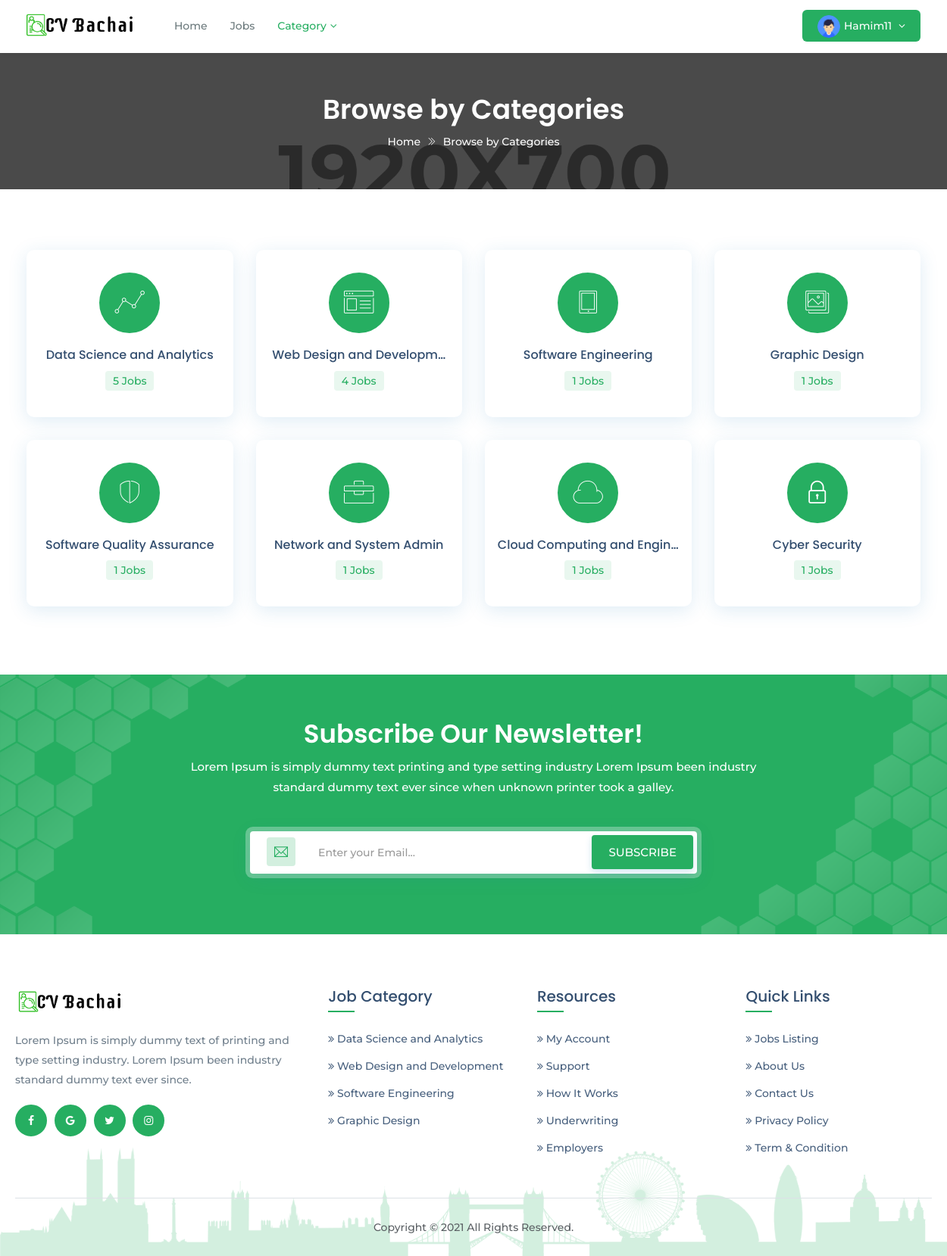
Page /jobs/categories/ (signed in) on the committed database.
### account/models.py (models this page shows, shortened)
class Applicant(models.Model):
    user = models.OneToOneField(settings.AUTH_USER_MODEL,
                                on_delete=models.CASCADE)
    phone = models.CharField(max_length=11, blank=True, null=True)
    work_exp = models.CharField(max_length=50, blank=True, null=True)
    summary = models.TextField(max_length=255)
    gender = models.CharField(
        max_length=10, choices=GENDER_CHOICE, default='Male')
    address = models.TextField(max_length=100)
    dob = models.DateField(blank=True, null=True)
    language = models.CharField(max_length=100)
    website = models.URLField()
    image = models.ImageField(blank=True, null=True)
    category = models.CharField(max_length=100, choices=JOB_CATEGORY,
                                default='Web Developer')

### cvrecommender/models.py (models this page shows, shortened)
class Job(models.Model):
    title = models.CharField(max_length=200)
    slug = models.SlugField(max_length=200, blank=True,
                            help_text='You may keep it blank')
    company_name = models.CharField(max_length=200)
    starting_date = models.DateField(blank=True, null=True)
    deadline = models.DateField(blank=True, null=True)
    salary = models.PositiveIntegerField()
    vacancy = models.PositiveSmallIntegerField(
        validators=[MinValueValidator(1), MaxValueValidator(50)])
    job_category = models.CharField(max_length=50, choices=JOB_CATEGORY)
    job_type = models.CharField(max_length=20, choices=JOB_TYPE)
    email = models.EmailField(max_length=254,)
    phone = models.CharField(max_length=11, blank=True, null=True)
    company_website = models.URLField()
    logo = models.ImageField(null=True, blank=True)
    address = models.TextField(max_length=200)
    division = models.CharField(max_length=15, choices=CITY)
    description = models.TextField()
    responsibility = models.TextField()
    min_education = models.CharField(max_length=20, choices=EDU)
    cgpa = models.DecimalField(max_digits=3, decimal_places=2)
    experience = models.PositiveSmallIntegerField(
        validators=[MinValueValidator(0), MaxValueValidator(15)])
    skill_req = models.TextField(help_text='Input skills with comma')
    skill_bonus = models.CharField(
        max_length=255, blank=True, null=True, help_text='Input skills with comma')
    status = models.CharField(max_length=20, choices=STATUS)
    publish = models.DateField(auto_now_add=True)
    last_modified = models.DateField(auto_now=True)
    recruiter = models.ForeignKey('account.Recruiter',
                                  on_delete=models.CASCADE,
                                  related_name='recruiters')
    applicant = models.ManyToManyField('account.Applicant',
                                       related_name='applicants', blank=True)
    objects = models.Manager()         # default manager
    published = PublishedManager()    # custom manager for all published job post

### custom_decorators/custom_decorator.py (the view)
        def wrapper_function(request, *args, **kwargs):
            group = None
            if request.user.groups.exists():
                group = request.user.groups.all()[0].name
                if group in allowed_group:
                    return view_function(request, *args, **kwargs)
                else:
                    raise PermissionDenied
            else:
                return redirect('login')

### custom_scripts/custom_functions.py (called while the page is built)
def jobs_in_dict_with_occurrence_number(all_jobs):
    category_dict = {}
    for job in all_jobs:
        category_dict[job.job_category] = category_dict\
            .get(job.job_category, 0)+1
    return category_dict

def sort_dict_and_return(all_jobs):
    jobs_dict = jobs_in_dict_with_occurrence_number(all_jobs)
    sorted_cat_dict = dict(sorted(jobs_dict.items(),
                                  key=operator.itemgetter(1),
                                  reverse=True))
    sliced_dict = dict(itertools.islice(sorted_cat_dict.items(), 4))
    top_3 = dict(itertools.islice(sorted_cat_dict.items(), 3))
    return sorted_cat_dict, sliced_dict, top_3

### cvrecommender/views.py (called while the page is built)
@login_required(login_url='login')
@allowed_users(allowed_group=['applicant'])
def allCategories(request):
    sorted_cat_dict, sliced_dict, top_3 = \
        sort_dict_and_return(Job.objects.all())
    context = {'sliced_dict': sliced_dict, 'top_3': top_3,
               'sorted_cat_dict': sorted_cat_dict, }
    return render(request, 'all_categories.html', context)

### cvrecommender/templates/all_categories.html (shortened to what this page needs)
{% load static %}
<!DOCTYPE html>
<html class="no-js" lang="zxx">
<head>
<link href="{% static 'assets/plugins/bootstrap/css/bootstrap.min.css' %}" rel="stylesheet">
<link href="{% static 'assets/plugins/icons/css/icons.css' %}" rel="stylesheet">
<link href="{% static 'assets/plugins/animate/animate.css' %}" rel="stylesheet">
<link href="{% static 'assets/plugins/aos-master/aos.css' %}" rel="stylesheet">
<link href="{% static 'assets/plugins/bootstrap/css/bootsnav.css' %}" rel="stylesheet">
<link href="{% static 'assets/css/style.css' %}" rel="stylesheet">
<link href="{% static 'assets/css/responsive.css' %}" rel="stylesheet">
</head>
<body class="utf_skin_area">
<nav class="navbar navbar-default navbar-mobile navbar-fixed white bootsnav">
  <div class="container">
    <div class="navbar-header">
      <a class="navbar-brand" href="{% url 'home' %}"> <img src="{% static 'assets/img/logo-light.png' %}" class="logo logo-display" alt=""> <img src="{% static 'assets/img/logo.png' %}" class="logo logo-scrolled" alt=""> </a>
	  </div>
    <div class="collapse navbar-collapse" id="navbar-menu">
      <ul class="nav navbar-nav navbar-left" data-in="fadeInDown" data-out="fadeOutUp">
        <li> <a href="{% url 'home' %}">Home</a> </li>
        <li> <a href="{% url 'allPublishedJobs' %}" >Jobs</a> </li>
        <li class="dropdown active"> <a href="" class="dropdown-toggle" data-toggle="dropdown">Category</a>
        </li>
      </ul>
      <ul class="nav navbar-nav navbar-right">
        {% if request.user.is_authenticated %}
          <li class="dropdown sign-up">
              {% if request.user.applicant.image %}
                <a class="dropdown-toggle btn-signup red-btn" data-toggle="dropdown" href="">
                  <img src="{{ request.user.applicant.image.url }}" class="img-responsive img-circle" alt="">
                  {{ request.user }}
                </a>
              {% elif request.user.recruiter.image %}
                <a class="dropdown-toggle btn-signup red-btn" data-toggle="dropdown" href="">
                  <img src="{{ request.user.recruiter.image.url }}" class="img-responsive img-circle" alt="">
                  {{ request.user }}
                </a>
              {% else %}
                <a class="dropdown-toggle btn-signup red-btn" data-toggle="dropdown" href="">
                  <img src="{% static 'assets/img/user-profile.png' %}" class="img-responsive img-circle" alt="">
                  {{ request.user }}
                </a>
              {% endif %}
            </li>
        {% else %}
          <li class="br-right"><a class="btn-signup red-btn" href="{% url 'login' %}"><i class="login-icon ti-user"></i>Login</a></li>
          <li class="sign-up"><a class="btn-signup red-btn" href="{% url 'register' %}"><span class="ti-briefcase"></span>Register</a></li>
        {% endif %}
      </ul>
    </div>
  </div>
</nav>
<div class="page-title">
  <div class="container">
    <div class="page-caption">
      <h2>Browse by Categories</h2>
      <p><a href="{% url 'home' %}" title="Home">Home</a> <i class="ti-angle-double-right"></i> Browse by Categories</p>
    </div>
  </div>
</div>
<section class="padd-top-80 padd-bot-60">
  <div class="container">
    <div class="row">
		<div class="col-md-12">
		  {% for key, value in sorted_cat_dict.items %}
        <div class="col-md-3 col-sm-6">
          <a href="{% url 'jobCategory' key %}" title="">
            <div class="utf_category_box_area">
              <div class="utf_category_desc">
                {% if key == 'Software Engineering' %}
                  <div class="utf_category_icon"> <i class="icon-tablet" aria-hidden="true"></i> </div>
                  <div class="category-detail utf_category_desc_text">
                    <h4>{{ key|truncatechars:26 }}</h4>
                    <p>{{ value }} Jobs</p>
                  </div>
                {% elif key == 'Web Design and Development' %}
                  <div class="utf_category_icon"> <i class="icon-browser" aria-hidden="true"></i> </div>
                  <div class="category-detail utf_category_desc_text">
                    <h4>{{ key|truncatechars:24 }}</h4>
                    <p>{{ value }} Jobs</p>
                  </div>
                {% elif key == 'Data Science and Analytics' %}
                  <div class="utf_category_icon"> <i class="icon-linegraph" aria-hidden="true"></i> </div>
                  <div class="category-detail utf_category_desc_text">
                    <h4>{{ key|truncatechars:26 }}</h4>
                    <p>{{ value }} Jobs</p>
                  </div>
                {% elif key == 'Graphic Design' %}
                  <div class="utf_category_icon"> <i class="icon-pictures" aria-hidden="true"></i> </div>
                  <div class="category-detail utf_category_desc_text">
                    <h4>{{ key|truncatechars:26 }}</h4>
                    <p>{{ value }} Jobs</p>
                  </div>
                {% elif key == 'Network and System Admin' %}
                  <div class="utf_category_icon"> <i class="icon-toolbox" aria-hidden="true"></i> </div>
                  <div class="category-detail utf_category_desc_text">
                    <h4>{{ key|truncatechars:26 }}</h4>
                    <p>{{ value }} Jobs</p>
                  </div>
                {% elif key == 'Cloud Computing and Engineering' %}
                  <div class="utf_category_icon"> <i class="icon-cloud" aria-hidden="true"></i> </div>
                  <div class="category-detail utf_category_desc_text">
                    <h4>{{ key|truncatechars:26 }}</h4>
                    <p>{{ value }} Jobs</p>
                  </div>
                {% elif key == 'Information Technology' %}
                  <div class="utf_category_icon"> <i class="ti-world" aria-hidden="true"></i> </div>
                  <div class="category-detail utf_category_desc_text">
                    <h4>{{ key|truncatechars:26 }}</h4>
                    <p>{{ value }} Jobs</p>
                  </div>
                {% elif key == 'Cyber Security' %}
                  <div class="utf_category_icon"> <i class="ti-lock" aria-hidden="true"></i> </div>
                  <div class="category-detail utf_category_desc_text">
                    <h4>{{ key|truncatechars:26 }}</h4>
                    <p>{{ value }} Jobs</p>
                  </div>
                {% elif key == 'Software Quality Assurance' %}
                  <div class="utf_category_icon"> <i class="icon-shield" aria-hidden="true"></i> </div>
                  <div class="category-detail utf_category_desc_text">
                    <h4>{{ key|truncatechars:26 }}</h4>
                    <p>{{ value }} Jobs</p>
                  </div>
                {% endif %}
              </div>
            </div>
          </a>
        </div>
      {% empty %}
        <h3 class="text-danger text-center">Sorry, NO categories found!!!</h3>
      {% endfor %}
	  </div>
    </div>
  </div>
</section>
<section class="newsletter theme-bg" style="background-image:url(assets/img/bg-new.png)">
  <div class="container">
    <div class="row">
      <div class="col-md-8 col-md-offset-2">
        <div class="heading light">
          <h2>Subscribe Our Newsletter!</h2>
          <p>Lorem Ipsum is simply dummy text printing and type setting industry Lorem Ipsum been industry standard dummy text ever since when unknown printer took a galley.</p>
        </div>
      </div>
    </div>
    <div class="row">
      <div class="col-md-6 col-sm-6 col-md-offset-3 col-sm-offset-3">
        <div class="newsletter-box text-center">
          <div class="input-group"> <span class="input-group-addon"><span class="ti-email theme-cl"></span></span>
            <input type="text" class="form-control" placeholder="Enter your Email...">
          </div>
          <button type="button" class="btn theme-btn btn-radius btn-m">Subscribe</button>
        </div>
      </div>
    </div>
  </div>
</section>
<footer class="footer">
  <div class="container">
    <div class="row">
      <div class="col-md-4 col-sm-4">
        <a href="{% url 'home' %}"><img class="footer-logo" src="{% static 'assets/img/logo.png' %}" alt=""></a>
        <p>Lorem Ipsum is simply dummy text of printing and type setting industry. Lorem Ipsum been industry standard dummy text ever since.</p>
        <div class="f-social-box">
          <ul>
            <li><a href="#"><i class="fa fa-facebook facebook-cl"></i></a></li>
            <li><a href="#"><i class="fa fa-google google-plus-cl"></i></a></li>
            <li><a href="#"><i class="fa fa-twitter twitter-cl"></i></a></li>
            <li><a href="#"><i class="fa fa-instagram instagram-cl"></i></a></li>
          </ul>
        </div>
      </div>
      <div class="col-md-8 col-sm-8">
        <div class="row">
          <div class="col-md-4 col-sm-4 col-xs-6">
            <h4>Job Category</h4>
            <ul>
              {% for key, value in sliced_dict.items %}
              <li><a href="{% url 'jobCategory' key %}"><i class="fa fa-angle-double-right"></i> {{ key }}</a></li>
            {% empty %}
              <li>Sorry, NO Category found!!!</li>
            {% endfor %}
            </ul>
          </div>
          <div class="col-md-4 col-sm-4 col-xs-6">
            <h4>Resources</h4>
            <ul>
              <li><a href="#"><i class="fa fa-angle-double-right"></i> My Account</a></li>
              <li><a href="#"><i class="fa fa-angle-double-right"></i> Support</a></li>
              <li><a href="#"><i class="fa fa-angle-double-right"></i> How It Works</a></li>
              <li><a href="#"><i class="fa fa-angle-double-right"></i> Underwriting</a></li>
              <li><a href="#"><i class="fa fa-angle-double-right"></i> Employers</a></li>
            </ul>
          </div>
		      <div class="col-md-4 col-sm-4 col-xs-6">
            <h4>Quick Links</h4>
            <ul>
              <li><a href="{% url 'allPublishedJobs' %}"><i class="fa fa-angle-double-right"></i> Jobs Listing</a></li>
              <li><a href="#"><i class="fa fa-angle-double-right"></i> About Us</a></li>
              <li><a href="#"><i class="fa fa-angle-double-right"></i> Contact Us</a></li>
              <li><a href="#"><i class="fa fa-angle-double-right"></i> Privacy Policy</a></li>
              <li><a href="#"><i class="fa fa-angle-double-right"></i> Term & Condition</a></li>
            </ul>
          </div>
        </div>
      </div>
    </div>
    <div class="row">
      <div class="col-md-12">
        <div class="copyright text-center">
          <p>Copyright © 2021 All Rights Reserved.</p>
        </div>
      </div>
    </div>
  </div>
</footer>
</body>
</html>

### account/static/assets/css/responsive.css (style rules this page uses)
@media only screen and (min-width : 768px) { .heading h2 { font-size: 34px; margin-bottom: 10px; } }
@media only screen and (min-width : 768px) { .newsletter-box .btn { padding: 10px 20px; position: absolute; top: 5px; right: 20px; z-index:9; } }
@media only screen and (min-width : 768px) { .newsletter-box { padding: 0; box-shadow: 0px 0px 0px 6px rgba(255,255,255,0.3); border-radius: 4px; } }
@media only screen and (min-width : 993px) { section { padding: 6em 0; } }
@media only screen and (min-width : 993px) { .navbar-default .navbar-brand img { max-width: 150px; } }
@media only screen and (min-width : 993px) { .newsletter { padding: 60px 0; } }
@media only screen and (min-width : 1024px) { h2 { font-size: 36px; } }
@media only screen and (min-width : 1024px) { h4 { font-size: 20px; } }

### rows in the picture
Job: sorted_cat_dict "Data Science and Analytics", sliced_dict "Data Science and Analytics"
Job: sorted_cat_dict "Web Design and Developm…", sliced_dict "Web Design and Development"
Job: sorted_cat_dict "Software Engineering", sliced_dict "Software Engineering"
Job: sorted_cat_dict "Graphic Design", sliced_dict "Graphic Design"
Job: sorted_cat_dict "Software Quality Assurance"
Job: sorted_cat_dict "Network and System Admin"
Job: sorted_cat_dict "Cloud Computing and Engin…"
Job: sorted_cat_dict "Cyber Security"

### other values in the picture
{{ request.user }} "Hamim11"
{{ value }} "5"
{{ value }} "4"
{{ value }} "1"
